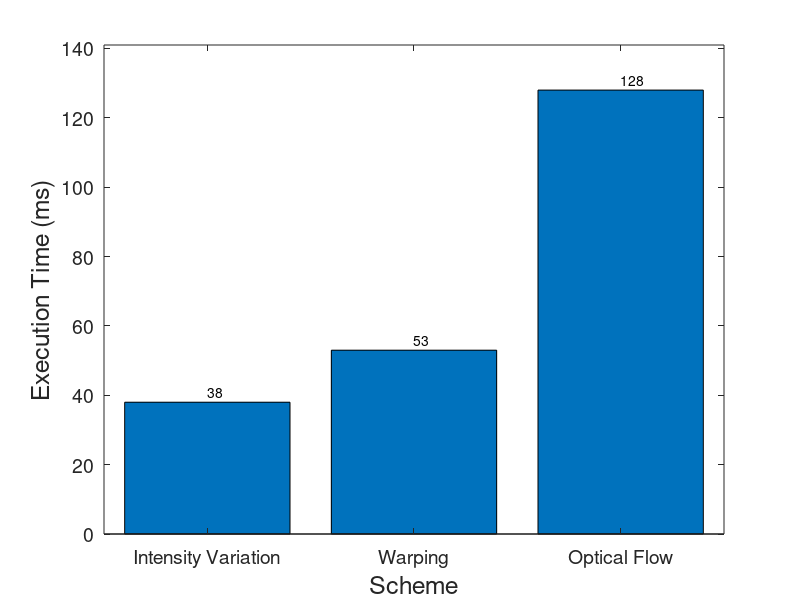

This figure's MATLAB source:
function f = SE_ExecTime()
% Plot Execution Time
%
%

%tick2 = sprintf('%s\n%s','Intensity Variation','with Warping');
XTickTxt = {'Intensity Variation'; 'Warping'; 'Optical Flow'; 'Chamfer Matching'};

%matET = [38 53 90 128];
matET = [38 53 128];

maxET = max(matET);
maxY = round(maxET*1.1);

figure(1);
figure('numbertitle', 'off', 'name', 'Execution Time');

bar(matET(1,:));
set(gca, 'FontSize', 14)
set(gca, 'XTickLabel', XTickTxt);
xlabel('Scheme', 'FontSize', 18);
ylabel('Execution Time (ms)', 'FontSize', 18);
set(gca, 'Ylim', [0 maxY]);

yAxis = get(gca,'Ylim');
hold on
set(gca, 'FontSize', 14)
for i=1:3
    text(i, matET(1,i)+(yAxis(2)-yAxis(1))/100*2, num2str(matET(1,i)));
end
hold off


f = 0;

return;

